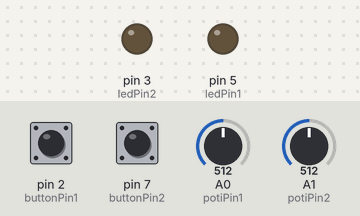
The sketch below on a simulated Arduino Uno, built with avr-gcc and run on an emulated ATmega328P. Parts: output pins drawn as LEDs (lit = HIGH). Dashed ring = blinking. The test bench sets the inputs (shaded band); at power-on: pin 2 (buttonPin1) LOW, pin 7 (buttonPin2) LOW, A0 (potiPin1) = 512, A1 (potiPin2) = 512. What the sketch prints to the serial monitor is not drawn.

Above: at 1.2 s.
1.3 s: pin 2 (buttonPin1) pulled HIGH for 0.15 s
At 2.6 s:
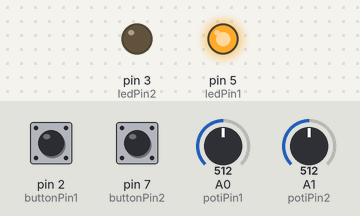
2.9 s: pin 7 (buttonPin2) pulled HIGH for 0.15 s
At 3.8 s:
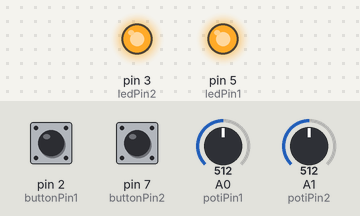
4.5 s: pin 7 (buttonPin2) pulled HIGH for 1 s
At 6.3 s:
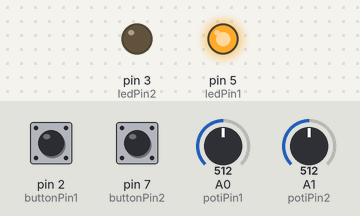
7.0 s: pin 7 (buttonPin2) pulled HIGH for 3.2 s
At 11.1 s:
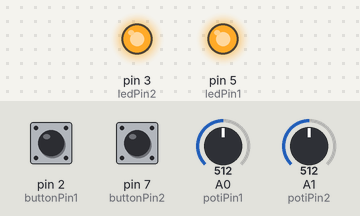
11.7 s: pin 2 (buttonPin1) pulsed HIGH 5 times (0.12 s each, 0.3 s apart)
At 12.27 s:
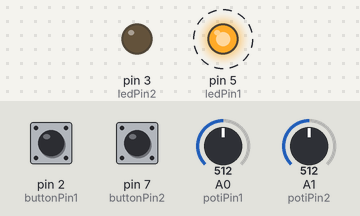
14.7 s: pin 7 (buttonPin2) pulled HIGH for 0.15 s
At 15.2 s:
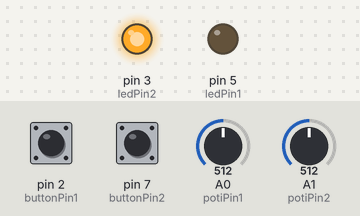
Timing chart, 0 to 17.3 s (numbered marks = the images above; inputs shaded):
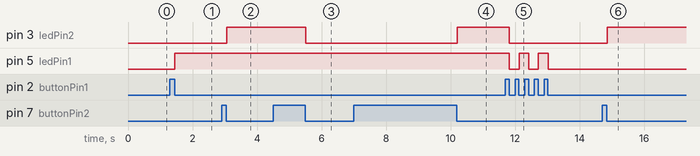

Measured:
- after the input at 1.3 s, pin 5 (ledPin1): LOW → HIGH after 0.16 s
- after the input at 2.9 s, pin 3 (ledPin2): LOW → HIGH after 0.16 s
- after the input at 4.5 s, pin 3 (ledPin2): HIGH → LOW after 1.0 s
- after the input at 7.0 s, pin 3 (ledPin2): LOW → HIGH after 3.2 s
- after the input at 11.7 s, pin 3 (ledPin2): HIGH → LOW after 0.13 s; pin 5 (ledPin1): alternates HIGH for 0.30 s and LOW for 0.30 s, 5 changes in all, then stays LOW, starting after 0.13 s
- after the input at 14.7 s, pin 3 (ledPin2): LOW → HIGH after 0.16 s

The sketch:

midi_note_holder.ino
```cpp
#include <Bounce.h>

//see board/board.fzz for further information about the pins
int ledPin1 = 5;
int ledPin2 = 3;

int potiPin1 = A0;
int potiPin2 = A1;

int buttonPin1 = 2;
int buttonPin2 = 7;

Bounce bouncer1 = Bounce(buttonPin1, 5);
Bounce bouncer2 = Bounce(buttonPin2, 5);

//low b and e, additional octaves
int bs[] = {47, 59, 71, 83};
int es[] = {52, 64, 76, 88};

//# of polyphone octaves
int octaves = 1;

//enum for notes
enum notes { B, E };

//initial values
int velocity = 0x45;
boolean holding = false;
notes note = B;

void setup()
{
  pinMode(ledPin1, OUTPUT);
  pinMode(ledPin2, OUTPUT);
  pinMode(buttonPin1, INPUT);
  pinMode(buttonPin2, INPUT);

  //midi baudrate
  Serial.begin(31250);
}

void loop()
{
  bouncer1.update();
  bouncer2.update();

  //velocity poti
  velocity = (analogRead(potiPin1) >> 3) - 1; //division by 8:   [0..127]
  octaves = min(4, max(1, (analogRead(potiPin2) >> 8))); //division by 256: [0..3] (array index for notes array)

  //check button 1 for note decision
  if(bouncer1.fallingEdge())
  {
    stopNotes(0x90);

    if(note == B)
    {
      note = E;
      digitalWrite(ledPin1, HIGH);
    }
    else
    {
      note = B;
      digitalWrite(ledPin1, LOW);
    }
  }

  //check button 2 for sending note on/off
  if(bouncer2.fallingEdge())
  {
    if(holding)
    {
      stopNotes(0x90);
      holding = false;
      digitalWrite(ledPin2, LOW);
    }
    else
    {
      if(note == B)
      {
        playNotes(0x90, bs);
      }
      else
      {
        playNotes(0x90, es);
      }

      holding = true;
      digitalWrite(ledPin2, HIGH);
    }
  }

  //delay(50);
}

void sendNote(int cmd, int note, int vel)
{
  Serial.write(cmd);
  Serial.write(note);
  Serial.write(vel);
}

void stopNotes(int cmd)
{
  holding = false;
  digitalWrite(ledPin2, LOW);

  for(int i = 0; i < 4; i++)
  {
    sendNote(cmd, bs[i], 0x00);
    sendNote(cmd, es[i], 0x00);
  }
}

void playNotes(int cmd, int noteArray[])
{
  for(int i = 0; i < octaves; i++)
  {
    sendNote(cmd, noteArray[i], velocity);
  }
}
```
